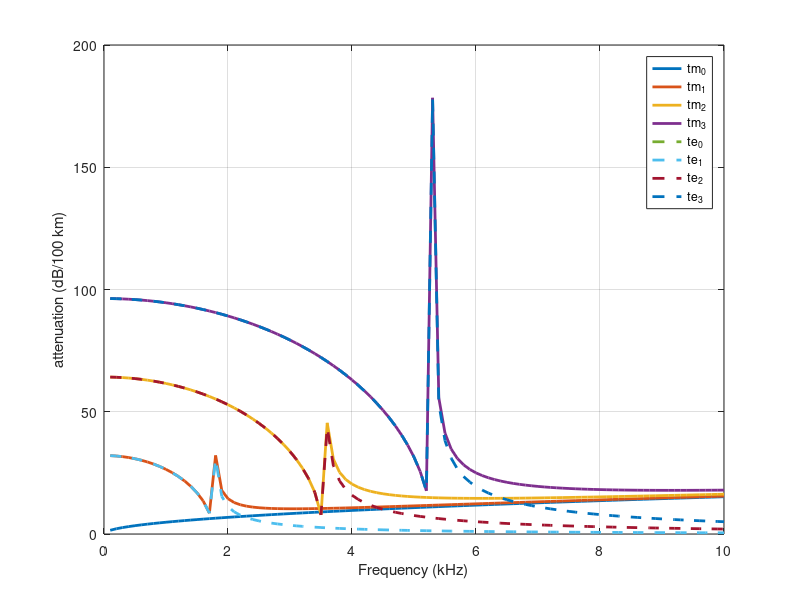

This chart was generated by the following MATLAB code: (Note: this script raises an error after producing the figure.)
% function earth_ionosphere_waveguide_atten
% Using formulae from Inan and Inan pp264-

% By Daniel Golden (dgolden1 at stanford dot edu) October 2008
% $Id$

%% Invariants
palmer_lat = -64.77;
palmer_lon = -64.05;

%% Setup
f = linspace(100, 10e3, 100); % wave frequency, (Hz)
eta0 = 377; % impedance of free space, (ohms)
a = 85e3; % ionosphere height, (m)
sigma = 1e-6; % ionosphere conductivity, mean day/night, (Siemens/m)
eps0 = 8.854e-12; % Permittivity of free space (m^-3 kg^-1 s^4 A^2)
mu0 = 1.257e-6; % Permeability of free space (m kg / s^2 A^2)
m = [0:20]; % mode number
c = 1/sqrt(eps0*mu0); % speed of light in vacuum (m/s)
Re = 6371e3; % Earth radius (m)

%% Transform
[F, M] = meshgrid(f, m);

%% All modes
fc = M*c/(2*a); % [4.15]
Rs = sqrt(2*pi*F*mu0/(sigma)); % ~[4.22], use 1*sigma because we only have one lossy plate (ionosphere)

alpha_m = sqrt((M*pi/a).^2 - (2*pi*F).^2*mu0*eps0); % [4.17] - propagation losses
alpha_m = real(alpha_m);

%% TEM mode
alpha_c_tem = sqrt(2*pi*f*mu0/(2*sigma))/(eta0*a); % [4.22] - conducting losses

%% TE modes
alpha_c_te = 2*Rs.*(fc./F).^2./(eta0*a*sqrt(1 - (fc./F).^2)); % [4.23]
alpha_c_te(1,:) = Inf;

%% TM modes
alpha_c_tm = 2*Rs./(eta0*a*sqrt(1 - (fc./F).^2)); % [4.24]

%% Plot
alpha_te = real(alpha_m + alpha_c_te);
alpha_tm = real(alpha_m + alpha_c_tm);

figure;
plot(f/1e3, 10*log10(exp(2*alpha_tm(1:4, :)))*100e3, 'LineWidth', 2);
hold on;
plot(f/1e3, 10*log10(exp(2*alpha_te(1:4, :)))*100e3, '--', 'LineWidth', 2);
grid on;
xlabel('Frequency (kHz)');
ylabel('attenuation (dB/100 km)');
legend('tm_0', 'tm_1', 'tm_2', 'tm_3', 'te_0', 'te_1', 'te_2', 'te_3');
increase_font(gcf, 14);

% alpha_t = min([alpha_te; alpha_tm]);
alpha_t = alpha_tm(1,:);

figure;
plot(f/1e3, 10*log10(exp(2*alpha_t))*100e3, 'LineWidth', 2);
grid on;
xlabel('Frequency (kHz)');
ylabel('attenuation (dB/100 km)');
increase_font(gcf, 14);

%% Attenuation is minumum of mode attenuations
time_orig = linspace(-4.5, 4.5, 90); % Hours (wrt earth rotation)
time = abs(time_orig); % Hours (wrt earth rotation)

source_dist = 2000e3; % Directly south of Palmer
source_lat = palmer_lat - source_dist/(2*pi*Re)*360;
source_lon = palmer_lon + time_orig/24*360;

dist = deg2km(distance(palmer_lat, palmer_lon, source_lat, source_lon))*1e3; % Distance of source region, in m
% distance = 1000e3 + 2*pi*Re*cos(abs(palmer_lat*pi/180))*time/24; % Distance of source region, assuming it remains at Palmer's latitude

[Alpha_t, Distance] = meshgrid(alpha_t, dist);

Distance = Distance + 100e3*rand(size(Distance)); % Distributed source

% % Model spectrum for hiss
% spectrum = (f/100).^(-5);
% Spectrum = repmat(spectrum, length(time_orig), 1);

% power = exp(-2*Alpha_t.*Distance).*Spectrum;
power = exp(-2*Alpha_t.*Distance)./Distance;

figure;
imagesc(time_orig, f/1e3, 10*log10(power.'));
axis xy;
ylim([0.3 10]);
xlabel('Time (Hours from zenith)');
ylabel('Frequency (kHz)');
c = colorbar;
caxis([-300 -120]);
set(get(c, 'ylabel'), 'string', 'dB');
increase_font(gcf, 16);
